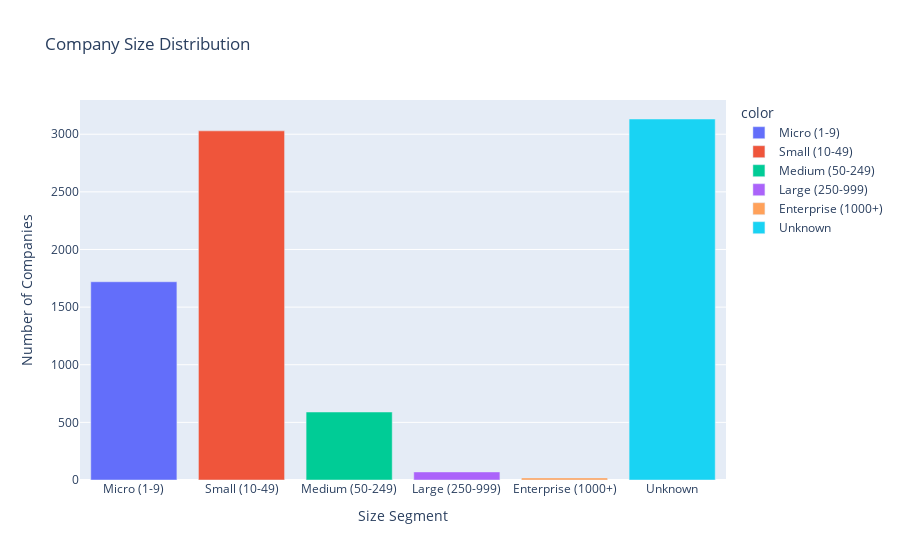

Notebook code cell kept with this figure:
### Code cell
# Create company size segments
def company_size_segment(employees):
    if pd.isna(employees) or employees == 0:
        return 'Unknown'
    elif employees < 10:
        return 'Micro (1-9)'
    elif employees < 50:
        return 'Small (10-49)'
    elif employees < 250:
        return 'Medium (50-249)'
    elif employees < 1000:
        return 'Large (250-999)'
    else:
        return 'Enterprise (1000+)'

df['Company_Size_Segment'] = df['Employees_Total_Clean'].apply(company_size_segment)

# Visualize
size_order = ['Micro (1-9)', 'Small (10-49)', 'Medium (50-249)', 'Large (250-999)', 'Enterprise (1000+)', 'Unknown']
size_dist = df['Company_Size_Segment'].value_counts().reindex(size_order, fill_value=0)

fig = px.bar(x=size_dist.index, y=size_dist.values,
             title='Company Size Distribution',
             labels={'x': 'Size Segment', 'y': 'Number of Companies'},
             color=size_dist.index)
fig.show()

### Figure 1 — Plotly figure (JSON) as saved in the notebook; plotly's stock layout.template omitted (floating-point values rounded to 4 significant figures)
{"data": [{"hovertemplate": "color=Micro (1-9)<br>Size Segment=%{x}<br>Number of Companies=%{y}<extra></extra>", "legendgroup": "Micro (1-9)", "marker": {"color": "#636efa", "pattern": {"shape": ""}}, "name": "Micro (1-9)", "orientation": "v", "showlegend": true, "textposition": "auto", "type": "bar", "x": ["Micro (1-9)"], "xaxis": "x", "y": [1720], "yaxis": "y"}, {"hovertemplate": "color=Small (10-49)<br>Size Segment=%{x}<br>Number of Companies=%{y}<extra></extra>", "legendgroup": "Small (10-49)", "marker": {"color": "#EF553B", "pattern": {"shape": ""}}, "name": "Small (10-49)", "orientation": "v", "showlegend": true, "textposition": "auto", "type": "bar", "x": ["Small (10-49)"], "xaxis": "x", "y": [3029], "yaxis": "y"}, {"hovertemplate": "color=Medium (50-249)<br>Size Segment=%{x}<br>Number of Companies=%{y}<extra></extra>", "legendgroup": "Medium (50-249)", "marker": {"color": "#00cc96", "pattern": {"shape": ""}}, "name": "Medium (50-249)", "orientation": "v", "showlegend": true, "textposition": "auto", "type": "bar", "x": ["Medium (50-249)"], "xaxis": "x", "y": [590], "yaxis": "y"}, {"hovertemplate": "color=Large (250-999)<br>Size Segment=%{x}<br>Number of Companies=%{y}<extra></extra>", "legendgroup": "Large (250-999)", "marker": {"color": "#ab63fa", "pattern": {"shape": ""}}, "name": "Large (250-999)", "orientation": "v", "showlegend": true, "textposition": "auto", "type": "bar", "x": ["Large (250-999)"], "xaxis": "x", "y": [70], "yaxis": "y"}, {"hovertemplate": "color=Enterprise (1000+)<br>Size Segment=%{x}<br>Number of Companies=%{y}<extra></extra>", "legendgroup": "Enterprise (1000+)", "marker": {"color": "#FFA15A", "pattern": {"shape": ""}}, "name": "Enterprise (1000+)", "orientation": "v", "showlegend": true, "textposition": "auto", "type": "bar", "x": ["Enterprise (1000+)"], "xaxis": "x", "y": [18], "yaxis": "y"}, {"hovertemplate": "color=Unknown<br>Size Segment=%{x}<br>Number of Companies=%{y}<extra></extra>", "legendgroup": "Unknown", "marker": {"color": "#19d3f3", "pattern": {"shape": ""}}, "name": "Unknown", "orientation": "v", "showlegend": true, "textposition": "auto", "type": "bar", "x": ["Unknown"], "xaxis": "x", "y": [3132], "yaxis": "y"}], "layout": {"barmode": "relative", "legend": {"title": {"text": "color"}, "tracegroupgap": 0}, "title": {"text": "Company Size Distribution"}, "xaxis": {"anchor": "y", "domain": [0.0, 1.0], "title": {"text": "Size Segment"}}, "yaxis": {"anchor": "x", "domain": [0.0, 1.0], "title": {"text": "Number of Companies"}}}}
